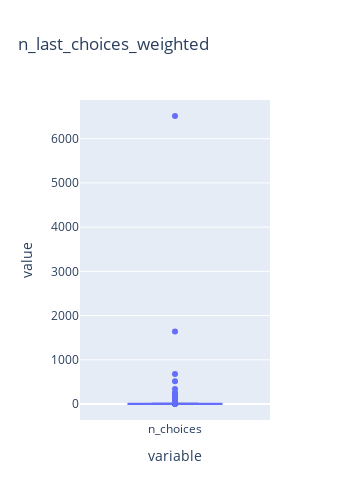
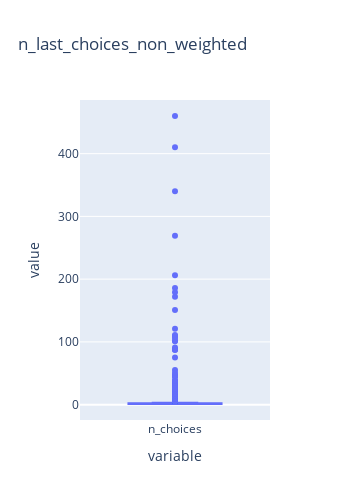

Source (notebook cell) for these figures, in order:
### Code cell
for df, name in (weighted, 'weighted'), (non_weighted, 'non_weighted'):
    sample = df['n_choices'].apply(lambda x: literal_eval(x)[-1])
    print(f'mean_n_last_choices: {round(sample.mean(), 2)}')
    fig = px.box(sample, height = 500, width = 350, title = f'n_last_choices_{name}')
    fig.show()

### Figure 1 — Plotly figure (JSON) as saved in the notebook; plotly's stock layout.template omitted (floating-point values rounded to 4 significant figures; data arrays with more than 128 entries replaced by an {"elided": "..."} marker saying what was removed)
{"data": [{"alignmentgroup": "True", "hovertemplate": "variable=%{x}<br>value=%{y}<extra></extra>", "legendgroup": "", "marker": {"color": "#636efa"}, "name": "", "notched": false, "offsetgroup": "", "orientation": "v", "showlegend": false, "type": "box", "x": {"elided": "3000 str values"}, "x0": " ", "xaxis": "x", "y": {"elided": "3000 int values"}, "y0": " ", "yaxis": "y"}], "layout": {"boxmode": "group", "height": 500, "legend": {"tracegroupgap": 0}, "title": {"text": "n_last_choices_weighted"}, "width": 350, "xaxis": {"anchor": "y", "domain": [0, 1], "title": {"text": "variable"}}, "yaxis": {"anchor": "x", "domain": [0, 1], "title": {"text": "value"}}}}

### Figure 2 — Plotly figure (JSON) as saved in the notebook; plotly's stock layout.template omitted (floating-point values rounded to 4 significant figures; data arrays with more than 128 entries replaced by an {"elided": "..."} marker saying what was removed)
{"data": [{"alignmentgroup": "True", "hovertemplate": "variable=%{x}<br>value=%{y}<extra></extra>", "legendgroup": "", "marker": {"color": "#636efa"}, "name": "", "notched": false, "offsetgroup": "", "orientation": "v", "showlegend": false, "type": "box", "x": {"elided": "3000 str values"}, "x0": " ", "xaxis": "x", "y": {"elided": "3000 int values"}, "y0": " ", "yaxis": "y"}], "layout": {"boxmode": "group", "height": 500, "legend": {"tracegroupgap": 0}, "title": {"text": "n_last_choices_non_weighted"}, "width": 350, "xaxis": {"anchor": "y", "domain": [0, 1], "title": {"text": "variable"}}, "yaxis": {"anchor": "x", "domain": [0, 1], "title": {"text": "value"}}}}
